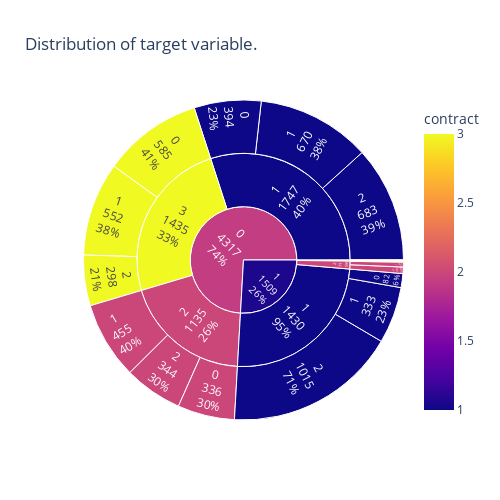

This figure's notebook cell:
### Code cell
plot_target(df_resampled)

### Figure 1 — Plotly figure (JSON) as saved in the notebook; plotly's stock layout.template omitted (floating-point values rounded to 4 significant figures)
{"data": [{"branchvalues": "total", "customdata": [[1], [1], [2], [2], [3], [3], [1], [1], [2], [2], [3], [3], [1], [1], [2], [2], [3], [3], [1], [1], [2], [2], [3], [3], [1.928], [1.058]], "domain": {"x": [0, 1], "y": [0, 1]}, "ids": ["0/1/0", "1/1/0", "0/2/0", "1/2/0", "0/3/0", "1/3/0", "0/1/1", "1/1/1", "0/2/1", "1/2/1", "0/3/1", "1/3/1", "0/1/2", "1/1/2", "0/2/2", "1/2/2", "0/3/2", "1/3/2", "0/1", "1/1", "0/2", "1/2", "0/3", "1/3", "0", "1"], "labels": ["0", "0", "0", "0", "0", "0", "1", "1", "1", "1", "1", "1", "2", "2", "2", "2", "2", "2", "1", "1", "2", "2", "3", "3", "0", "1"], "marker": {"coloraxis": "coloraxis", "colors": [1, 1, 2, 2, 3, 3, 1, 1, 2, 2, 3, 3, 1, 1, 2, 2, 3, 3, 1, 1, 2, 2, 3, 3, 1.928, 1.058]}, "name": "", "parents": ["0/1", "1/1", "0/2", "1/2", "0/3", "1/3", "0/1", "1/1", "0/2", "1/2", "0/3", "1/3", "0/1", "1/1", "0/2", "1/2", "0/3", "1/3", "0", "1", "0", "1", "0", "1", "", ""], "textinfo": "label+percent parent+value", "type": "sunburst", "values": [394, 82, 336, 4, 585, 2, 670, 333, 455, 29, 552, 1, 683, 1015, 344, 38, 298, 5, 1747, 1430, 1135, 71, 1435, 8, 4317, 1509]}], "layout": {"coloraxis": {"colorbar": {"title": {"text": "contract"}}, "colorscale": [[0, "#0d0887"], [0.1111, "#46039f"], [0.2222, "#7201a8"], [0.3333, "#9c179e"], [0.4444, "#bd3786"], [0.5556, "#d8576b"], [0.6667, "#ed7953"], [0.7778, "#fb9f3a"], [0.8889, "#fdca26"], [1, "#f0f921"]]}, "height": 500, "legend": {"tracegroupgap": 0}, "title": {"text": "Distribution of target variable."}, "width": 500}}
